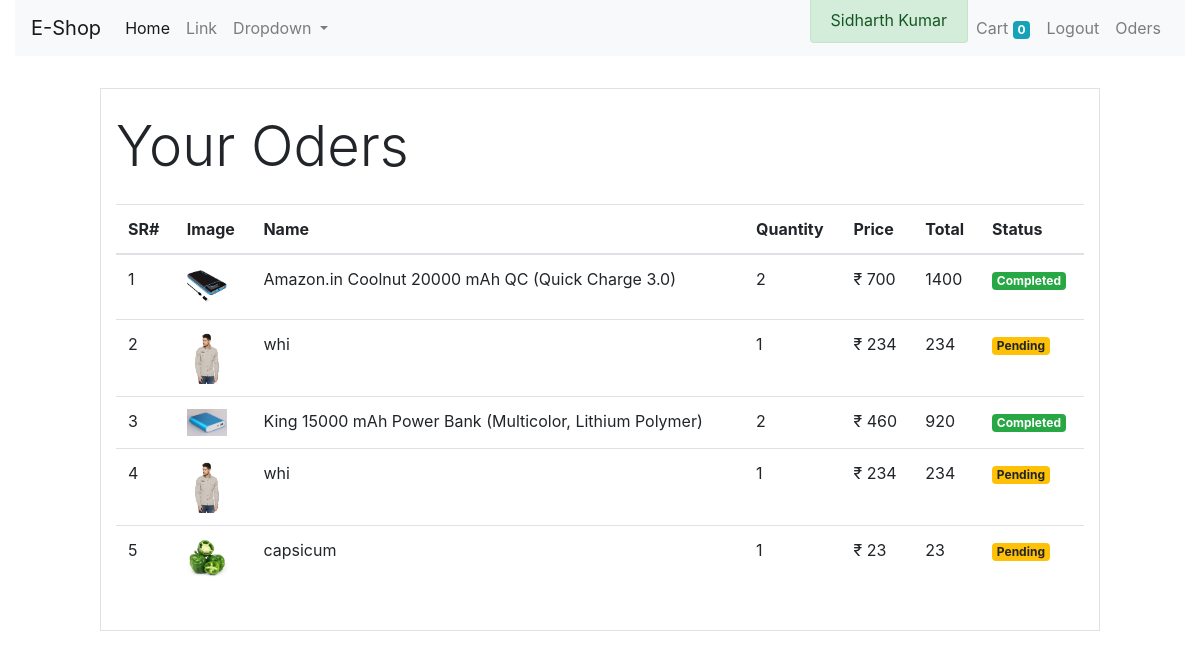
Page /oders/ (signed in) on the committed database.
### store/models/customer.py (models this page shows, shortened)
class Customer(models.Model):
    first_name = models.CharField(max_length=50)
    last_name = models.CharField(max_length=50)
    phone = models.CharField(max_length=15)
    email = models.EmailField()
    password = models.CharField(max_length=500)
    def __str__(self):
        return self.first_name + ' ' + self.last_name
    def get_customer_by_id(id):
        try:
            return Customer.objects.get(id=id)
        except:
            return None

### store/models/oder.py (models this page shows, shortened)
class Oder(models.Model):
    product = models.ForeignKey(Product, on_delete=models.CASCADE)
    customer = models.ForeignKey(Customer, on_delete=models.CASCADE)
    quantity = models.IntegerField(default=1)
    price = models.IntegerField()
    address = models.CharField(max_length=255, default='', blank=True)
    phone_number = models.CharField(max_length=15, default='', blank=True)
    date = models.DateField(default=datetime.datetime.today)
    status = models.BooleanField(default=False)
    @classmethod
    def get_products_by_customer_id(cls, id):
        return cls.objects.filter(customer_id=id).order_by('-id')

### store/models/product.py (models this page shows, shortened)
class Product(models.Model):
    name = models.CharField(max_length=80)
    price = models.IntegerField(default=0)
    description = models.CharField(max_length=255, null=True)
    category = models.ForeignKey(Category, on_delete=CASCADE, default=1)
    image = models.ImageField(upload_to='uploads/images/products/')

### store/middlewares/auth.py (the view)
    def middleware(request):
        if not request.session.get('customer_id'):
            return_url = request.META['PATH_INFO']
            return redirect(f'/login?return_url={ return_url }')
        return get_response(request)

### store/templatetags/costum_filter.py (called while the page is built)
@register.filter(name='rupee')
def rupee(number):
    return '₹ '+str(number)

@register.filter(name='get_customer_by_id')
def get_customer_by_id(id):
    return Customer.get_customer_by_id(id)

@register.filter(name='multiply')
def multiply(a, b):
    return a * b

### store/views/oders.py (called while the page is built)
    def get(self, request):
        customer_id = request.session.get('customer_id')
        oders = Oder.get_products_by_customer_id(customer_id)
        return render(request, 'store/oders.html', {'oders': oders})

### store/templates/store/oders.html (shortened to what this page needs)
{% extends 'store/base.html' %}
{% load cart %}
{% load costum_filter %}
{% block content %}
<div class="row">
    <div class="col-10 border mx-auto mt-4 pt-4 pb-4">
        <h1 class="display-4 mb-4">Your Oders</h1>
        <table class="table">
            <thead>
                <tr>
                    <th>SR#</th>
                    <th>Image</th>
                    <th>Name</th>
                    <th>Quantity</th>
                    <th>Price</th>
                    <th>Total</th>
                    <th>Status</th>
                </tr>
            </thead>
            <tbody>
                {% for oder in oders %}
                <tr>
                    <td>{{ forloop.counter }}</td>
                    <td><img style="width: 40px;" src="{{ oder.product.image.url }}" alt="{{ product.name }}"></td>
                    <td>{{ oder.product.name }}</td>
                    <td>{{ oder.quantity }}</td>
                    <td>{{ oder.price|rupee }}</td>
                    <td>{{ oder.price|multiply:oder.quantity }}</td>
                    {% if oder.status %}
                    <td><small class="badge badge-success">Completed</small></td>
                    {% else %}
                    <td><small class="badge badge-warning">Pending</small></td>
                    {% endif %}
                </tr>
                {% endfor %}
            </tbody>
        </table>
    </div>
</div>
{% endblock content %}

### store/templates/store/base.html (shortened to what this page needs)
{% load static %}
{% load costum_filter %}
<!DOCTYPE html>
<html lang="en">
  <head>
    <link rel="stylesheet" href="https://maxcdn.bootstrapcdn.com/bootstrap/4.0.0/css/bootstrap.min.css">
    <link rel="stylesheet" href="{% static 'store/css/style.css' %}">
  </head>
  <body>
      <div class="container-fluid">
        <nav class="navbar navbar-expand-lg navbar-light bg-light mb-2">
          <a class="navbar-brand" href="/">E-Shop</a>
          <div class="collapse navbar-collapse" id="navbarSupportedContent">
            <ul class="navbar-nav mr-auto">
              <li class="nav-item active">
                <a class="nav-link" href="#">Home <span class="sr-only">(current)</span></a>
              </li>
              <li class="nav-item">
                <a class="nav-link" href="#">Link</a>
              </li>
              <li class="nav-item dropdown">
                <a class="nav-link dropdown-toggle" href="#" id="navbarDropdown" role="button" data-toggle="dropdown" aria-haspopup="true" aria-expanded="false">
                  Dropdown
                </a>
              </li>
            </ul>
            <ul class="navbar-nav my-2 my-lg-0">
              <li class="nav-item">
                <span class="alert alert-success mx-auto">  {{ request.session.customer_id|get_customer_by_id }}</span>
              </li>
              <li class="nav-item">
                <a class="nav-link" href="{% url 'cart' %}">Cart <span class="badge badge-info">{{ request.session.cart.keys|length }}</span></a>
              </li>
              {% if request.session.customer_id %}
              <li class="nav-item">
                <a class="nav-link" href="{% url 'logout' %}">Logout</a>
              </li>
              <li class="nav-item">
                <a class="nav-link" href="{% url 'oders' %}">Oders</a>
              </li>
              {% endif %}
            </ul>
          </div>
        </nav>
        {% block content %}{% endblock content %}
      </div>
  </body>
</html>

### rows in the picture
Customer: session.customer_id|get_customer_by_id "Sidharth Kumar"
Oder: product.image (picture), product.name "Amazon.in Coolnut 20000 mAh QC (Quick Charge 3.0)", quantity "2", price "₹ 700", price|multiply "1400", status "Completed"
Oder: product.image (picture), product.name "whi", quantity "1", price "₹ 234", price|multiply "234", status "Pending"
Oder: product.image (picture), product.name "King 15000 mAh Power Bank (Multicolor, Lithium Polymer)", quantity "2", price "₹ 460", price|multiply "920", status "Completed"
Oder: product.image (picture), product.name "whi", quantity "1", price "₹ 234", price|multiply "234", status "Pending"
Oder: product.image (picture), product.name "capsicum", quantity "1", price "₹ 23", price|multiply "23", status "Pending"

### other values in the picture
{{ request.session.cart.keys|length }} "0"
